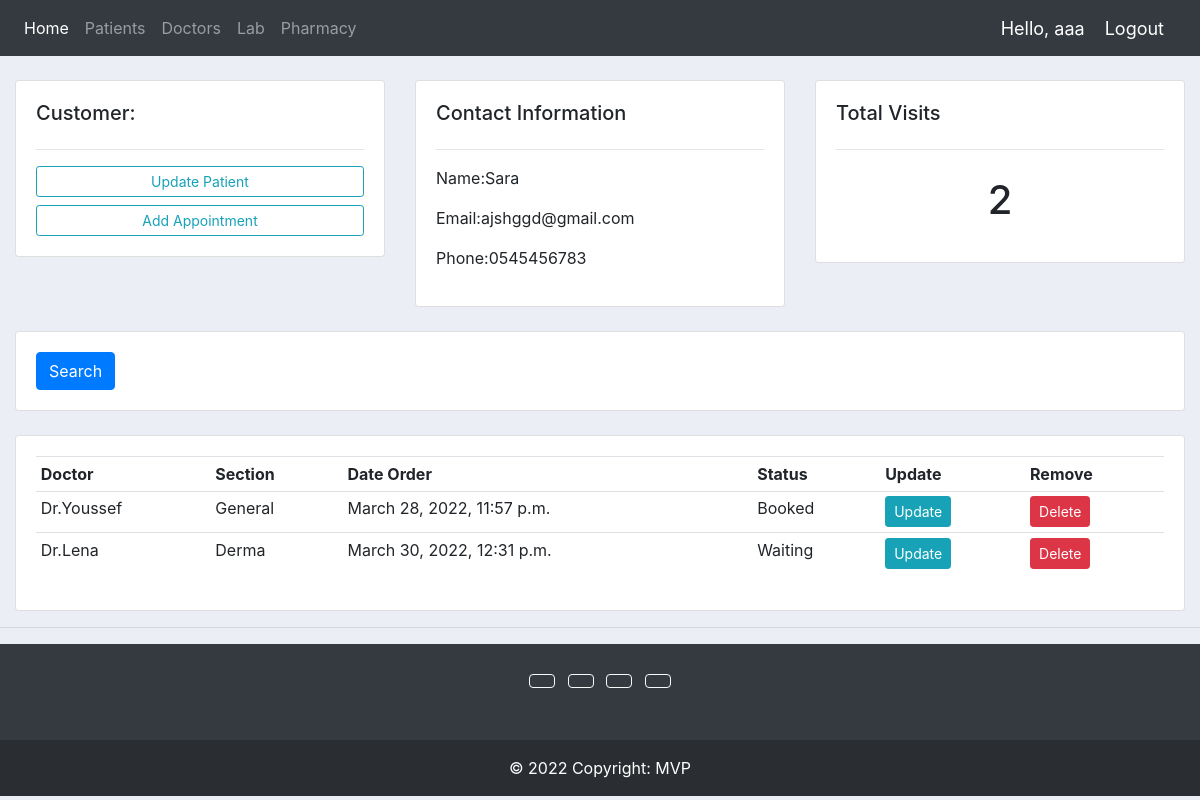
The app's page /patient/1/ (signed in), older data.
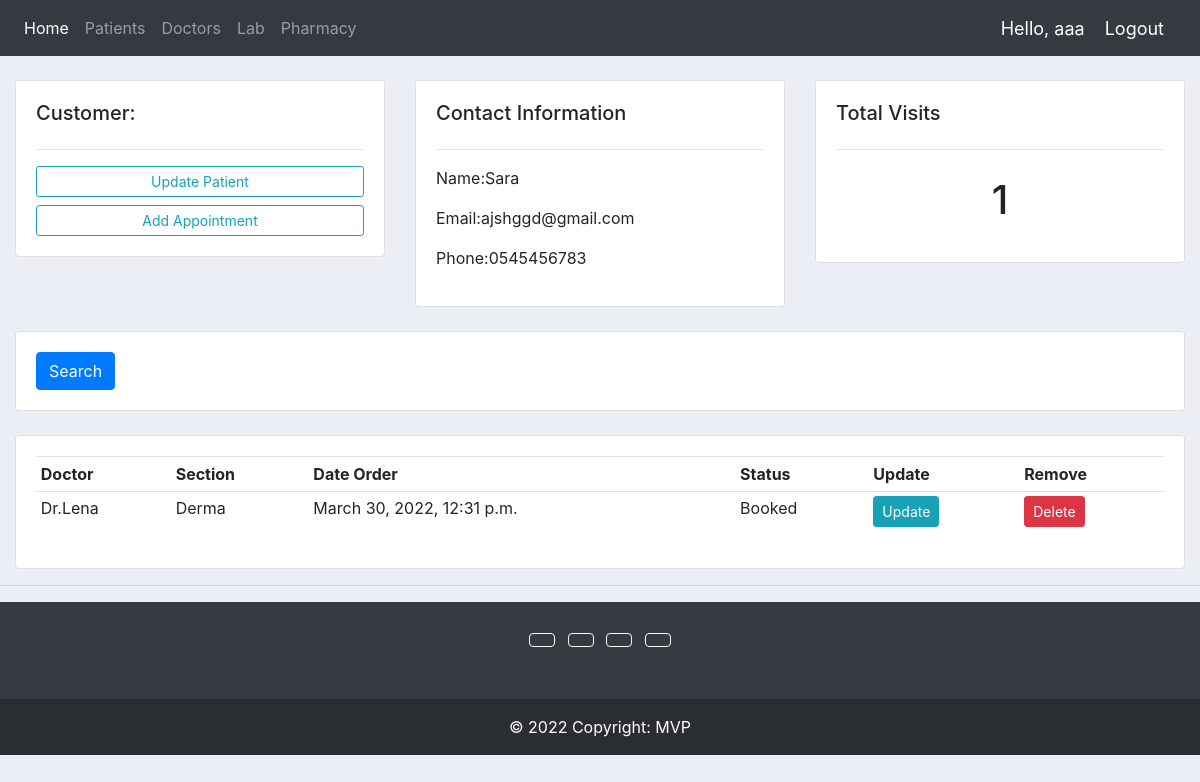
The same page, newer data.
### accounts/models.py (models this page shows, shortened)
class Patient(models.Model):
    name = models.CharField(max_length=200, null=True)
    email = models.EmailField()
    phone = models.CharField(max_length=200, null=True)
    date = models.TimeField()

class Appointment(models.Model):
    STATUS = (
        ('Booked', 'Booked'),
        ('Available', 'Available'),
        ('Waiting', 'Waiting')
    )
    patient = models.ForeignKey(Patient, null=True, on_delete=models.SET_NULL)
    doctor = models.ForeignKey(Doctor, null=True, on_delete=models.SET_NULL)
    date_created = models.DateTimeField(auto_now_add=True, null=True)
    status = models.CharField(max_length=200, null=True, choices=STATUS)

class Doctor(models.Model):
    SECTION = (
        ('Derma', 'Derma'),
        ('Dentist', 'Dentist'),
        ('General', 'General'),
    )
    name = models.CharField(max_length=200, null=True)
    email = models.EmailField()
    phone = models.CharField(max_length=200, null=True)
    section = models.CharField(max_length=200, null=True, choices=SECTION)
    time_start = models.TimeField('Start of Shift')
    time_end = models.TimeField('End of Shift')
    def __str__(self):
        return self.name

### accounts/decorators.py (the view)
        def wrapper_func(request, *args, **kwargs):
            group = None
            if request.user.groups.exists():
                group = request.user.groups.all()[0].name
            if group in allowed_roles:
                return view_func(request, *args, **kwargs)
            else:
                return HttpResponse('You are not authorized to view this page')

### accounts/views.py (called while the page is built)
@login_required(login_url='login')
@allowed_users(allowed_roles=['admin'])
def patient(request, pk):
    patient = Patient.objects.get(id=pk)
    appointments = patient.appointment_set.all()
    appointment_count = appointments.count
    lab = Lab.objects.all()
    context = {'patient': patient, 'appointments': appointments,
               'appointment_count': appointment_count, 'lab': lab}
    return render(request, 'accounts/patient.html', context)

### accounts/templates/accounts/patient.html
{%  extends 'accounts/main.html' %}
{% block content %}
	<br>
<div class="row">
	<div class="col-md">
		<div class="card card-body">
			<h5>Customer:</h5>
			<hr>
			<a class="btn btn-outline-info  btn-sm btn-block" href="">Update Patient</a>
			<a class="btn btn-outline-info  btn-sm btn-block" href="{% url 'create_appointments' patient.id %}">Add  Appointment</a>
		</div>
	</div>
	<div class="col-md">
		<div class="card card-body">
			<h5>Contact Information</h5>
			<hr>
			<p>Name:{{patient.name}} </p>
			<p>Email:{{patient.email}} </p>
			<p>Phone:{{patient.phone}} </p>
		</div>
	</div>
	<div class="col-md">
		<div class="card card-body">
			<h5>Total Visits</h5>
			<hr>
			<h1 style="text-align: center;padding: 10px">{{ appointment_count }}</h1>
		</div>
	</div>
</div>
<br>
<div class="row">
	<div class="col">
		<div class="card card-body">
			<form method="get">
		    <button class="btn btn-primary" type="submit">Search</button>
		  </form>
		</div>
	</div>
</div>
<br>
<div class="row">
	<div class="col-md">
		<div class="card card-body">
			<table class="table table-sm">
				<tr>
					<th>Doctor</th>
					<th>Section</th>
					<th>Date Order</th>
					<th>Status</th>
					<th>Update</th>
					<th>Remove</th>
				</tr>
				{% for appointment in appointments %}
				<tr>
					<td>{{appointment.doctor}}</td>
					<td>{{appointment.doctor.section}}</td>
					<td>{{appointment.date_created}}</td>
					<td>{{appointment.status}}</td>
					<td><a class="btn btn-sm btn-info" href="{% url 'update_appointments' appointment.id %}">Update</a></td>
					<td><a class="btn btn-sm btn-danger" href="{% url 'delete_appointment' appointment.id %}">Delete</a></td>
				</tr>
				{% endfor %}
			</table>
		</div>
	</div>
</div>
{% endblock %}

Row changes from the older to the newer data that the page shows:
removed Appointment: doctor "Dr.Youssef", doctor.section "General", date_created "March 28, 2022, 11:57 p.m.", status "Booked"
computed for Patient "Sara": id "2" → "1"
changed Appointment "Dr.Lena": status "Waiting" → "Booked"
